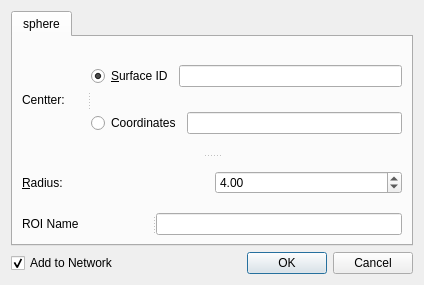
<?xml version="1.0" encoding="UTF-8"?>
<ui version="4.0">
 <class>Dialog</class>
 <widget class="QDialog" name="Dialog">
  <property name="geometry">
   <rect>
    <x>0</x>
    <y>0</y>
    <width>424</width>
    <height>285</height>
   </rect>
  </property>
  <property name="windowTitle">
   <string>Dialog</string>
  </property>
  <layout class="QVBoxLayout" name="verticalLayout_5">
   <item>
    <layout class="QVBoxLayout" name="verticalLayout_3">
     <item>
      <widget class="QTabWidget" name="tabWidget">
       <property name="enabled">
        <bool>true</bool>
       </property>
       <property name="baseSize">
        <size>
         <width>0</width>
         <height>0</height>
        </size>
       </property>
       <property name="focusPolicy">
        <enum>Qt::ClickFocus</enum>
       </property>
       <property name="currentIndex">
        <number>0</number>
       </property>
       <widget class="QWidget" name="tab">
        <property name="minimumSize">
         <size>
          <width>150</width>
          <height>150</height>
         </size>
        </property>
        <attribute name="title">
         <string>sphere</string>
        </attribute>
        <layout class="QVBoxLayout" name="verticalLayout_4">
         <item>
          <layout class="QVBoxLayout" name="verticalLayout">
           <item>
            <widget class="QSplitter" name="splitter_3">
             <property name="orientation">
              <enum>Qt::Vertical</enum>
             </property>
             <widget class="QSplitter" name="splitter_2">
              <property name="orientation">
               <enum>Qt::Horizontal</enum>
              </property>
              <widget class="QLabel" name="label">
               <property name="text">
                <string>Centter:</string>
               </property>
               <property name="alignment">
                <set>Qt::AlignLeading|Qt::AlignLeft|Qt::AlignVCenter</set>
               </property>
              </widget>
              <widget class="QSplitter" name="splitter">
               <property name="orientation">
                <enum>Qt::Vertical</enum>
               </property>
               <widget class="QWidget" name="layoutWidget">
                <layout class="QVBoxLayout" name="verticalLayout_2">
                 <item>
                  <layout class="QHBoxLayout" name="horizontalLayout_2">
                   <item>
                    <widget class="QRadioButton" name="radioButtonSurfID">
                     <property name="text">
                      <string>&amp;Surface ID</string>
                     </property>
                     <property name="checked">
                      <bool>true</bool>
                     </property>
                    </widget>
                   </item>
                   <item>
                    <widget class="QLineEdit" name="lineEditSurfID"/>
                   </item>
                  </layout>
                 </item>
                 <item>
                  <layout class="QHBoxLayout" name="horizontalLayout">
                   <item>
                    <widget class="QRadioButton" name="radioButtonCoord">
                     <property name="toolTip">
                      <string>(x,y,z)</string>
                     </property>
                     <property name="text">
                      <string>Coordinates</string>
                     </property>
                    </widget>
                   </item>
                   <item>
                    <widget class="QLineEdit" name="lineEditCoord"/>
                   </item>
                  </layout>
                 </item>
                </layout>
               </widget>
              </widget>
             </widget>
             <widget class="QWidget" name="layoutWidget_2">
              <layout class="QHBoxLayout" name="horizontalLayout_3">
               <item>
                <widget class="QLabel" name="label_2">
                 <property name="text">
                  <string>&amp;Radius: </string>
                 </property>
                 <property name="buddy">
                  <cstring>doubleSpinBoxRadius</cstring>
                 </property>
                </widget>
               </item>
               <item>
                <widget class="QDoubleSpinBox" name="doubleSpinBoxRadius">
                 <property name="value">
                  <double>4.000000000000000</double>
                 </property>
                </widget>
               </item>
              </layout>
             </widget>
            </widget>
           </item>
           <item>
            <widget class="QSplitter" name="splitter_4">
             <property name="orientation">
              <enum>Qt::Horizontal</enum>
             </property>
             <widget class="QLabel" name="label_13">
              <property name="text">
               <string>ROI Name</string>
              </property>
             </widget>
             <widget class="QLineEdit" name="lineEdit">
              <property name="sizePolicy">
               <sizepolicy hsizetype="Fixed" vsizetype="Fixed">
                <horstretch>0</horstretch>
                <verstretch>0</verstretch>
               </sizepolicy>
              </property>
             </widget>
            </widget>
           </item>
          </layout>
         </item>
        </layout>
       </widget>
      </widget>
     </item>
     <item>
      <layout class="QHBoxLayout" name="horizontalLayout_4">
       <item>
        <widget class="QCheckBox" name="checkBox">
         <property name="text">
          <string>Add to Network</string>
         </property>
         <property name="checked">
          <bool>true</bool>
         </property>
        </widget>
       </item>
       <item>
        <widget class="QDialogButtonBox" name="buttonBox">
         <property name="orientation">
          <enum>Qt::Horizontal</enum>
         </property>
         <property name="standardButtons">
          <set>QDialogButtonBox::Cancel|QDialogButtonBox::Ok</set>
         </property>
        </widget>
       </item>
      </layout>
     </item>
    </layout>
   </item>
  </layout>
 </widget>
 <resources/>
 <connections>
  <connection>
   <sender>buttonBox</sender>
   <signal>accepted()</signal>
   <receiver>Dialog</receiver>
   <slot>accept()</slot>
   <hints>
    <hint type="sourcelabel">
     <x>248</x>
     <y>254</y>
    </hint>
    <hint type="destinationlabel">
     <x>157</x>
     <y>274</y>
    </hint>
   </hints>
  </connection>
  <connection>
   <sender>buttonBox</sender>
   <signal>rejected()</signal>
   <receiver>Dialog</receiver>
   <slot>reject()</slot>
   <hints>
    <hint type="sourcelabel">
     <x>316</x>
     <y>260</y>
    </hint>
    <hint type="destinationlabel">
     <x>286</x>
     <y>274</y>
    </hint>
   </hints>
  </connection>
 </connections>
</ui>
